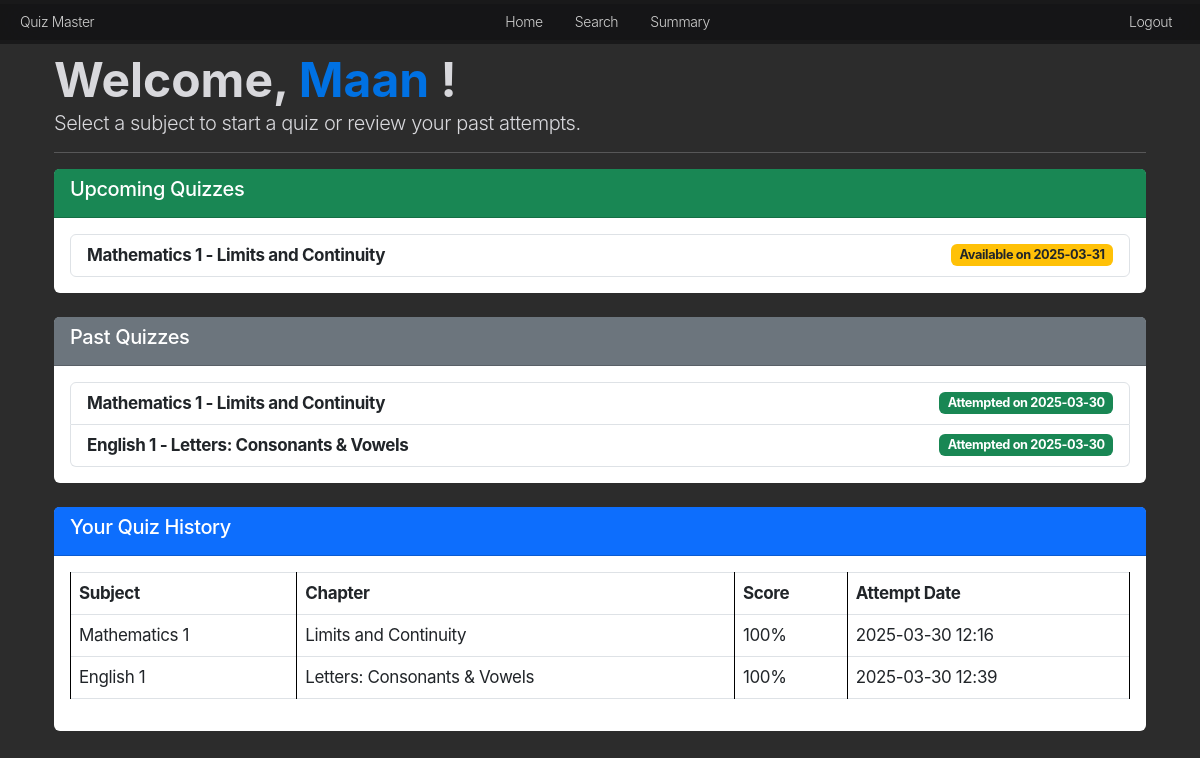
The page /user/dashboard (signed in) on the database its author committed.
### models.py (models this page shows, shortened)
class User(UserMixin, db.Model):
    id = db.Column(db.Integer, primary_key=True)
    email = db.Column(db.String(100), unique=True, nullable=False)
    password = db.Column(db.String(255), nullable=False)
    full_name = db.Column(db.String(100), nullable=False)
    qualification = db.Column(db.String(100))
    dob = db.Column(db.Date)
    is_admin = db.Column(db.Boolean, default=False)

class Quiz(db.Model):
    id = db.Column(db.Integer, primary_key=True)
    chapter_id = db.Column(db.Integer, db.ForeignKey('chapter.id'), nullable=False)
    date_of_quiz = db.Column(db.Date, nullable=False, default=datetime.utcnow)
    time_duration = db.Column(db.String(5), nullable=False)  # Format HH:MM
    remarks = db.Column(db.Text, nullable=True)
    chapter = db.relationship('Chapter', backref=db.backref('quizzes', lazy=True))

class Subject(db.Model):
    id = db.Column(db.Integer, primary_key=True)
    name = db.Column(db.String(100), unique=True, nullable=False)
    description = db.Column(db.Text, nullable=True)

class Chapter(db.Model):
    id = db.Column(db.Integer, primary_key=True)
    name = db.Column(db.String(100), nullable=False)
    description = db.Column(db.Text, nullable=True)
    subject_id = db.Column(db.Integer, db.ForeignKey('subject.id'), nullable=False)
    subject = db.relationship('Subject', backref=db.backref('chapters', lazy=True))

class Score(db.Model):
    id = db.Column(db.Integer, primary_key=True)
    quiz_id = db.Column(db.Integer, db.ForeignKey('quiz.id'), nullable=False)
    user_id = db.Column(db.Integer, db.ForeignKey('user.id'), nullable=False)
    timestamp = db.Column(db.DateTime, default=datetime.utcnow)
    total_scored = db.Column(db.Integer, nullable=False)
    quiz = db.relationship('Quiz', backref=db.backref('scores', lazy=True))
    user = db.relationship('User', backref=db.backref('scores', lazy=True))

### routes.py (the view)
@main.route('/user/dashboard')
@login_required
def user_dashboard():
    if session.get('user_role') != 'user':
        flash("Access denied.", "danger")
        return redirect(url_for('main.home'))
    current_user = get_current_user()
    quizzes = Quiz.query.all()
    current_date = date.today()
    scores = Score.query.filter_by(user_id=session['user_id']).all()
    attempted_quiz_ids = {score.quiz_id for score in scores}
    upcoming_quizzes = [
        quiz for quiz in quizzes if quiz.date_of_quiz >= current_date and quiz.id not in attempted_quiz_ids
    ]
    user_attempts = {score.quiz_id: score.timestamp for score in Score.query.filter_by(user_id=session['user_id']).all()}
    past_quizzes = [
        {
            "quiz": quiz,
            "attempted": quiz.id in attempted_quiz_ids,
            "timestamp": user_attempts.get(quiz.id)
        }
        for quiz in quizzes if quiz.date_of_quiz < current_date or quiz.id in user_attempts
    ]
    return render_template('user_dashboard.html',
                           quizzes=quizzes,
                           scores=scores,
                           upcoming_quizzes=upcoming_quizzes,
                           past_quizzes=past_quizzes,
                           current_user=current_user,
                           current_date=current_date)

### routes.py (called while the page is built)
def login_required(f):
    @wraps(f)
    def decorated_function(*args, **kwargs):
        if 'user_id' not in session:
            flash("Please log in to access this page.", "danger")
            return redirect(url_for('auth.login'))
        return f(*args, **kwargs)
    return decorated_function

def get_current_user():
    if 'user_id' in session:
        return User.query.get(session['user_id'])
    return None

### templates/user_dashboard.html (shortened to what this page needs)
{% extends "base.html" %}
{% block content %}
<div class="container">
    <h2 class="mt-4">
        Welcome,
        <span style="color: var(--blue);">{{current_user.full_name}}</span> !
    </h2>
    <p class="lead">Select a subject to start a quiz or review your past attempts.</p>
    <hr>
    <div class="card mb-4">
        <div class="card-header bg-success text-white">
            <h5>Upcoming Quizzes</h5>
        </div>
        <div class="card-body">
            {% if upcoming_quizzes %}
                <ul class="list-group">
                    {% for quiz in upcoming_quizzes %}
                        <li class="list-group-item d-flex justify-content-between align-items-center">
                            <strong>{{ quiz.chapter.subject.name }} - {{ quiz.chapter.name }}</strong>
                            {% if quiz.date_of_quiz == current_date %}
                                <a href="{{ url_for('main.start_quiz', quiz_id=quiz.id) }}" class="btn btn-primary btn-sm">Start Quiz</a>
                            {% else %}
                                <span class="badge bg-warning text-dark">Available on {{ quiz.date_of_quiz }}</span>
                            {% endif %}
                        </li>
                    {% endfor %}
                </ul>
            {% else %}
                <p>No upcoming quizzes.</p>
            {% endif %}
        </div>
    </div>
    <div class="card mb-4">
        <div class="card-header bg-secondary text-white">
            <h5>Past Quizzes</h5>
        </div>
        <div class="card-body">
            {% if past_quizzes %}
                <ul class="list-group">
                    {% for entry in past_quizzes %}
                        <li class="list-group-item d-flex justify-content-between align-items-center">
                            <strong>{{ entry.quiz.chapter.subject.name }} - {{ entry.quiz.chapter.name }}</strong>
                            {% if entry.attempted %}
                                <span class="badge bg-success">Attempted on {{ entry.timestamp.strftime('%Y-%m-%d') }}</span>
                            {% else %}
                                <span class="badge bg-danger">Missed</span>
                            {% endif %}
                        </li>
                    {% endfor %}
                </ul>
            {% else %}
                <p>No past quizzes.</p>
            {% endif %}
        </div>
    </div>
    <div class="card mb-4">
        <div class="card-header bg-primary text-white">
            <h5>Your Quiz History</h5>
        </div>
        <div class="card-body">
            {% if scores %}
                <table class="table table-bordered">
                    <thead>
                        <tr>
                            <th>Subject</th>
                            <th>Chapter</th>
                            <th>Score</th>
                            <th>Attempt Date</th>
                        </tr>
                    </thead>
                    <tbody>
                        {% for score in scores %}
                            <tr>
                                {% if score.quiz and score.quiz.chapter and score.quiz.chapter.subject %}
                                    <td>{{ score.quiz.chapter.subject.name }}</td>
                                    <td>{{ score.quiz.chapter.name }}</td>
                                    <td>{{ score.total_scored }}%</td>
                                    <td>{{ score.timestamp.strftime('%Y-%m-%d %H:%M') }}</td>
                                {% else %}
                                    Deleted Quiz
                                {% endif %}
                            </tr>
                        {% endfor %}
                    </tbody>
                </table>
            {% else %}
                <p>No quiz attempts found. Try a quiz now!</p>
            {% endif %}
        </div>
    </div>
</div>
{% endblock %}

### templates/base.html (shortened to what this page needs)
<!DOCTYPE html>
<html lang="en">
<head>
    <link href="https://cdn.jsdelivr.net/npm/bootstrap@5.3.0/dist/css/bootstrap.min.css" rel="stylesheet">
    <link href="{{ url_for('static', filename='style.css') }}" rel="stylesheet">
</head>
<body>
    <nav class="nav navbar navbar-expand-lg">
        <div class="container-fluid">
            <a class="navbar-brand" href="{{ url_for('main.home') }}">Quiz Master</a>
            <div class="collapse navbar-collapse justify-content-center" id="navbarNav">
                 {% if current_user %}
                    <ul class="navbar-nav mx-auto">
                        <li class="nav-item"><a class="nav-link" href="{{ url_for('main.home') }}">Home</a></li>
                        <li class="nav-item"><a class="nav-link" href="{{ url_for('main.search') }}">Search</a></li>
                        <li class="nav-item"><a class="nav-link" href="{{ url_for('main.summary') }}">Summary</a></li>
                    </ul>
                {% endif %}
            </div>
            <ul class="navbar-nav ms-auto">
                {% if 'user_id' in session %}
                    <li class="nav-item"><a class="nav-link" href="{{ url_for('auth.logout') }}">Logout</a></li>
                {% else %}
                    <li class="nav-item"><a class="nav-link" href="{{ url_for('auth.login') }}">Login</a></li>
                    <li class="nav-item"><a class="nav-link" href="{{ url_for('auth.register') }}">Register</a></li>
                {% endif %}
            </ul>
        </div>
    </nav>
    <div class="container">
        {% block content %}{% endblock %}
    </div>
</body>
</html>

### static/style.css (style rules this page uses)
:root { --nav-bg: rgb(22,22,23,0.8); --white: #f5f5f7; --bg: #f5f5f8; --dark-bg: #2c2c2c; --dark-box: #1c1c1c; --beinge-white: rgb(216,216,220); --gray: rgb(99,99,102) ; --blue: #0071e3; --orange: #bf4800; --red: rgb(215,0,21); --success: rgb(48,219,91); --yellow: rgb(255,214,10); --nav-color: rgba(255, 255, 255, .8); --nav-color-secondary: #E8E8ED; --nav-color-hover: #FFFFFF; --main-white: #ffffff; }
body { background-color: var(--dark-bg); font-size: 17px; line-height: 1.47059; font-weight: 400; letter-spacing: -0.022em; font-family: "SF Pro Text", "SF Pro Icons", "AOS Icons", "Helvetica Neue", Helvetica, Arial, sans-serif; color: var(--beinge-white); font-style: normal; overflow: hidden; overflow-y: auto; }
.nav { margin: 0; padding: 0; top: 0; height: 44px; width: 100%; background-color: var(--nav-bg); backdrop-filter: saturate(180%) blur(20px); position: fixed; z-index: 10; display: flex; align-items: center; }
.container-fluid { width: 100%; background-color: var(--nav-bg); backdrop-filter: saturate(180%) blur(20px); z-index: 10; }
.navbar-nav.mx-auto { display: flex; justify-content: center; flex-grow: 1; }
.nav a { color: var(--nav-color); font-size: 14px; font-weight: 300; text-decoration: none; padding: 0; margin: 8px; border-radius: 6px; font-family: SF Pro Text, SF Pro Icons, Helvetica Neue, Helvetica, Arial, sans-serif; }
.container { margin-top: 56px; }
.container-fluid { bac }
.card { border: none; }
h2 { font-size: 48px; line-height: 1; font-weight: 700; letter-spacing: -0.00043em; }
table { border-collapse: collapse; width: 100%; }
th, td { border: 2px solid black; padding: 10px; text-align: left; }
th { background-color: #f2f2f2; }
tr:nth-child(even) { background-color: #f9f9f9; }
p { font-size: 17px; line-height: 1.17648; font-weight: 400; letter-spacing: -.022em; }

### rows shown on the page
User: full_name "Maan"
Quiz: chapter.subject.name "Mathematics 1", chapter.name "Limits and Continuity", date_of_quiz "2025-03-31"
Subject: quiz.chapter.subject.name "Mathematics 1"
Chapter: quiz.chapter.name "Limits and Continuity"
Score: timestamp "2025-03-30", quiz.chapter.subject.name "Mathematics 1", quiz.chapter.name "Limits and Continuity", total_scored "100", timestamp "2025-03-30 12:16"
Subject: quiz.chapter.subject.name "English 1"
Chapter: quiz.chapter.name "Letters: Consonants & Vowels"
Score: timestamp "2025-03-30", quiz.chapter.subject.name "English 1", quiz.chapter.name "Letters: Consonants & Vowels", total_scored "100", timestamp "2025-03-30 12:39"
